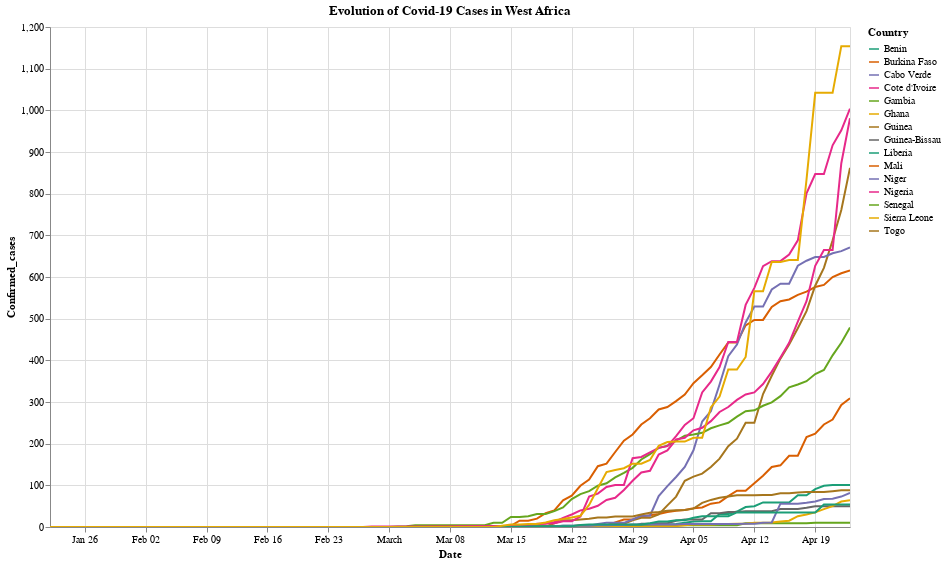

The code cell stored with this chart in its notebook:
### Code cell
source = covid_oa.sort_values(by = ['Confirmed_cases'])
alt.Chart(source).mark_line().encode(
    x = 'Date',
    y = 'Confirmed_cases',
    color = alt.Color('Country', scale=alt.Scale(scheme='dark2'))
).properties(width = 800, height=500, title = 'Evolution of Covid-19 Cases in West Africa').interactive()

### Figure 1 — Vega-Lite specification as saved in the notebook (floating-point values rounded to 4 significant figures; data arrays with more than 128 entries replaced by an {"elided": "..."} marker saying what was removed)
{"config": {"view": {"continuousWidth": 400, "continuousHeight": 300}}, "data": {"name": "data-1ab9c9f2f772223460331c1744a0f95e"}, "mark": "line", "encoding": {"color": {"type": "nominal", "field": "Country", "scale": {"scheme": "dark2"}}, "x": {"type": "temporal", "field": "Date"}, "y": {"type": "quantitative", "field": "Confirmed_cases"}}, "height": 500, "selection": {"selector001": {"type": "interval", "bind": "scales", "encodings": ["x", "y"]}}, "title": "Evolution of Covid-19 Cases in West Africa", "width": 800, "$schema": "https://vega.github.io/schema/vega-lite/v4.0.2.json", "datasets": {"data-1ab9c9f2f772223460331c1744a0f95e": {"elided": "1395 records"}}}
